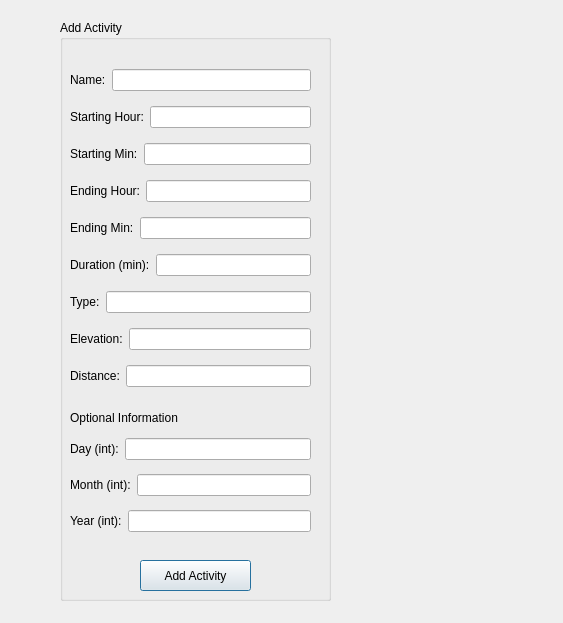
<?xml version="1.0" encoding="UTF-8"?>
<ui version="4.0">
 <class>Activities</class>
 <widget class="QDialog" name="Activities">
  <property name="geometry">
   <rect>
    <x>0</x>
    <y>0</y>
    <width>563</width>
    <height>623</height>
   </rect>
  </property>
  <property name="windowTitle">
   <string>Dialog</string>
  </property>
  <widget class="QGroupBox" name="groupBox_2">
   <property name="geometry">
    <rect>
     <x>60</x>
     <y>20</y>
     <width>271</width>
     <height>581</height>
    </rect>
   </property>
   <property name="title">
    <string>Add Activity</string>
   </property>
   <widget class="QLabel" name="label_3">
    <property name="geometry">
     <rect>
      <x>10</x>
      <y>390</y>
      <width>111</width>
      <height>16</height>
     </rect>
    </property>
    <property name="text">
     <string>Optional Information</string>
    </property>
   </widget>
   <widget class="QWidget" name="layoutWidget">
    <property name="geometry">
     <rect>
      <x>10</x>
      <y>40</y>
      <width>241</width>
      <height>341</height>
     </rect>
    </property>
    <layout class="QVBoxLayout" name="verticalLayout">
     <item>
      <layout class="QHBoxLayout" name="horizontalLayout_5">
       <item>
        <widget class="QLabel" name="label_8">
         <property name="text">
          <string>Name:</string>
         </property>
        </widget>
       </item>
       <item>
        <widget class="QLineEdit" name="lineEdit_name"/>
       </item>
      </layout>
     </item>
     <item>
      <layout class="QHBoxLayout" name="horizontalLayout_7">
       <item>
        <widget class="QLabel" name="label_10">
         <property name="text">
          <string>Starting Hour:</string>
         </property>
        </widget>
       </item>
       <item>
        <widget class="QLineEdit" name="lineEdit_sHour"/>
       </item>
      </layout>
     </item>
     <item>
      <layout class="QHBoxLayout" name="horizontalLayout_15">
       <item>
        <widget class="QLabel" name="label_18">
         <property name="text">
          <string>Starting Min:</string>
         </property>
        </widget>
       </item>
       <item>
        <widget class="QLineEdit" name="lineEdit_sMin"/>
       </item>
      </layout>
     </item>
     <item>
      <layout class="QHBoxLayout" name="horizontalLayout_11">
       <item>
        <widget class="QLabel" name="label_14">
         <property name="text">
          <string>Ending Hour:</string>
         </property>
        </widget>
       </item>
       <item>
        <widget class="QLineEdit" name="lineEdit_eHour"/>
       </item>
      </layout>
     </item>
     <item>
      <layout class="QHBoxLayout" name="horizontalLayout_16">
       <item>
        <widget class="QLabel" name="label_19">
         <property name="text">
          <string>Ending Min:</string>
         </property>
        </widget>
       </item>
       <item>
        <widget class="QLineEdit" name="lineEdit_eMin"/>
       </item>
      </layout>
     </item>
     <item>
      <layout class="QHBoxLayout" name="horizontalLayout_10">
       <item>
        <widget class="QLabel" name="label_13">
         <property name="text">
          <string>Duration (min):</string>
         </property>
        </widget>
       </item>
       <item>
        <widget class="QLineEdit" name="lineEdit_duration"/>
       </item>
      </layout>
     </item>
     <item>
      <layout class="QHBoxLayout" name="horizontalLayout_13">
       <item>
        <widget class="QLabel" name="label_16">
         <property name="text">
          <string>Type:</string>
         </property>
        </widget>
       </item>
       <item>
        <widget class="QLineEdit" name="lineEdit_type"/>
       </item>
      </layout>
     </item>
     <item>
      <layout class="QHBoxLayout" name="horizontalLayout_14">
       <item>
        <widget class="QLabel" name="label_17">
         <property name="text">
          <string>Elevation:</string>
         </property>
        </widget>
       </item>
       <item>
        <widget class="QLineEdit" name="lineEdit_elevation"/>
       </item>
      </layout>
     </item>
     <item>
      <layout class="QHBoxLayout" name="horizontalLayout_12">
       <item>
        <widget class="QLabel" name="label_15">
         <property name="text">
          <string>Distance:</string>
         </property>
        </widget>
       </item>
       <item>
        <widget class="QLineEdit" name="lineEdit_distance"/>
       </item>
      </layout>
     </item>
    </layout>
   </widget>
   <widget class="QWidget" name="layoutWidget_2">
    <property name="geometry">
     <rect>
      <x>10</x>
      <y>410</y>
      <width>241</width>
      <height>111</height>
     </rect>
    </property>
    <layout class="QVBoxLayout" name="verticalLayout_2">
     <item>
      <layout class="QHBoxLayout" name="horizontalLayout_6">
       <item>
        <widget class="QLabel" name="label_9">
         <property name="text">
          <string>Day (int):</string>
         </property>
        </widget>
       </item>
       <item>
        <widget class="QLineEdit" name="lineEdit_day"/>
       </item>
      </layout>
     </item>
     <item>
      <layout class="QHBoxLayout" name="horizontalLayout_8">
       <item>
        <widget class="QLabel" name="label_11">
         <property name="text">
          <string>Month (int):</string>
         </property>
        </widget>
       </item>
       <item>
        <widget class="QLineEdit" name="lineEdit_month"/>
       </item>
      </layout>
     </item>
     <item>
      <layout class="QHBoxLayout" name="horizontalLayout_9">
       <item>
        <widget class="QLabel" name="label_12">
         <property name="text">
          <string>Year (int):</string>
         </property>
        </widget>
       </item>
       <item>
        <widget class="QLineEdit" name="lineEdit_year"/>
       </item>
      </layout>
     </item>
    </layout>
   </widget>
   <widget class="QPushButton" name="pushButton_addActivity">
    <property name="geometry">
     <rect>
      <x>80</x>
      <y>540</y>
      <width>111</width>
      <height>31</height>
     </rect>
    </property>
    <property name="text">
     <string>Add Activity</string>
    </property>
   </widget>
  </widget>
 </widget>
 <resources/>
 <connections/>
</ui>
